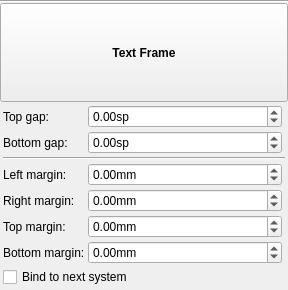
<?xml version="1.0" encoding="UTF-8"?>
<ui version="4.0">
 <class>InspectorTBox</class>
 <widget class="QWidget" name="InspectorTBox">
  <property name="geometry">
   <rect>
    <x>0</x>
    <y>0</y>
    <width>288</width>
    <height>290</height>
   </rect>
  </property>
  <property name="accessibleName">
   <string>Text Frame Inspector</string>
  </property>
  <layout class="QVBoxLayout" name="verticalLayout">
   <property name="spacing">
    <number>0</number>
   </property>
   <property name="leftMargin">
    <number>0</number>
   </property>
   <property name="topMargin">
    <number>0</number>
   </property>
   <property name="rightMargin">
    <number>0</number>
   </property>
   <property name="bottomMargin">
    <number>0</number>
   </property>
   <item>
    <widget class="QFrame" name="frame">
     <property name="frameShape">
      <enum>QFrame::HLine</enum>
     </property>
     <property name="frameShadow">
      <enum>QFrame::Sunken</enum>
     </property>
    </widget>
   </item>
   <item>
    <widget class="QToolButton" name="title">
     <property name="sizePolicy">
      <sizepolicy hsizetype="Preferred" vsizetype="Preferred">
       <horstretch>0</horstretch>
       <verstretch>0</verstretch>
      </sizepolicy>
     </property>
     <property name="font">
      <font>
       <bold>true</bold>
      </font>
     </property>
     <property name="text">
      <string>Text Frame</string>
     </property>
    </widget>
   </item>
   <item>
    <widget class="QWidget" name="panel" native="true">
     <layout class="QGridLayout" name="gridLayout">
      <property name="leftMargin">
       <number>3</number>
      </property>
      <property name="topMargin">
       <number>3</number>
      </property>
      <property name="rightMargin">
       <number>3</number>
      </property>
      <property name="bottomMargin">
       <number>3</number>
      </property>
      <property name="spacing">
       <number>3</number>
      </property>
      <item row="5" column="0">
       <widget class="QLabel" name="label_6">
        <property name="text">
         <string>Top margin:</string>
        </property>
        <property name="alignment">
         <set>Qt::AlignLeading|Qt::AlignLeft|Qt::AlignVCenter</set>
        </property>
        <property name="buddy">
         <cstring>topMargin</cstring>
        </property>
       </widget>
      </item>
      <item row="3" column="1">
       <widget class="QDoubleSpinBox" name="leftMargin">
        <property name="sizePolicy">
         <sizepolicy hsizetype="Expanding" vsizetype="Fixed">
          <horstretch>0</horstretch>
          <verstretch>0</verstretch>
         </sizepolicy>
        </property>
        <property name="accessibleName">
         <string>Left margin</string>
        </property>
        <property name="suffix">
         <string>mm</string>
        </property>
        <property name="minimum">
         <double>-10000.000000000000000</double>
        </property>
        <property name="maximum">
         <double>10000.000000000000000</double>
        </property>
       </widget>
      </item>
      <item row="1" column="2">
       <widget class="Ms::ResetButton" name="resetBottomGap" native="true">
        <property name="sizePolicy">
         <sizepolicy hsizetype="Fixed" vsizetype="Preferred">
          <horstretch>0</horstretch>
          <verstretch>0</verstretch>
         </sizepolicy>
        </property>
        <property name="accessibleName">
         <string>Reset 'Bottom gap' value</string>
        </property>
       </widget>
      </item>
      <item row="3" column="0">
       <widget class="QLabel" name="label_4">
        <property name="text">
         <string>Left margin:</string>
        </property>
        <property name="alignment">
         <set>Qt::AlignLeading|Qt::AlignLeft|Qt::AlignVCenter</set>
        </property>
        <property name="buddy">
         <cstring>leftMargin</cstring>
        </property>
       </widget>
      </item>
      <item row="6" column="2">
       <widget class="Ms::ResetButton" name="resetBottomMargin" native="true">
        <property name="sizePolicy">
         <sizepolicy hsizetype="Fixed" vsizetype="Preferred">
          <horstretch>0</horstretch>
          <verstretch>0</verstretch>
         </sizepolicy>
        </property>
        <property name="accessibleName">
         <string>Reset 'Bottom margin' value</string>
        </property>
       </widget>
      </item>
      <item row="4" column="1">
       <widget class="QDoubleSpinBox" name="rightMargin">
        <property name="sizePolicy">
         <sizepolicy hsizetype="Expanding" vsizetype="Fixed">
          <horstretch>0</horstretch>
          <verstretch>0</verstretch>
         </sizepolicy>
        </property>
        <property name="accessibleName">
         <string>Right margin</string>
        </property>
        <property name="suffix">
         <string>mm</string>
        </property>
        <property name="minimum">
         <double>-10000.000000000000000</double>
        </property>
        <property name="maximum">
         <double>10000.000000000000000</double>
        </property>
       </widget>
      </item>
      <item row="2" column="0" colspan="3">
       <widget class="Line" name="line">
        <property name="orientation">
         <enum>Qt::Horizontal</enum>
        </property>
       </widget>
      </item>
      <item row="5" column="1">
       <widget class="QDoubleSpinBox" name="topMargin">
        <property name="sizePolicy">
         <sizepolicy hsizetype="Expanding" vsizetype="Fixed">
          <horstretch>0</horstretch>
          <verstretch>0</verstretch>
         </sizepolicy>
        </property>
        <property name="accessibleName">
         <string>Top margin</string>
        </property>
        <property name="suffix">
         <string>mm</string>
        </property>
        <property name="minimum">
         <double>-10000.000000000000000</double>
        </property>
        <property name="maximum">
         <double>10000.000000000000000</double>
        </property>
       </widget>
      </item>
      <item row="6" column="1">
       <widget class="QDoubleSpinBox" name="bottomMargin">
        <property name="sizePolicy">
         <sizepolicy hsizetype="Expanding" vsizetype="Fixed">
          <horstretch>0</horstretch>
          <verstretch>0</verstretch>
         </sizepolicy>
        </property>
        <property name="accessibleName">
         <string>Bottom margin</string>
        </property>
        <property name="suffix">
         <string>mm</string>
        </property>
        <property name="minimum">
         <double>-10000.000000000000000</double>
        </property>
        <property name="maximum">
         <double>10000.000000000000000</double>
        </property>
       </widget>
      </item>
      <item row="5" column="2">
       <widget class="Ms::ResetButton" name="resetTopMargin" native="true">
        <property name="sizePolicy">
         <sizepolicy hsizetype="Fixed" vsizetype="Preferred">
          <horstretch>0</horstretch>
          <verstretch>0</verstretch>
         </sizepolicy>
        </property>
        <property name="accessibleName">
         <string>Reset 'Top margin' value</string>
        </property>
       </widget>
      </item>
      <item row="1" column="0">
       <widget class="QLabel" name="label_3">
        <property name="text">
         <string>Bottom gap:</string>
        </property>
        <property name="alignment">
         <set>Qt::AlignLeading|Qt::AlignLeft|Qt::AlignVCenter</set>
        </property>
        <property name="buddy">
         <cstring>bottomGap</cstring>
        </property>
       </widget>
      </item>
      <item row="0" column="0">
       <widget class="QLabel" name="label_2">
        <property name="text">
         <string>Top gap:</string>
        </property>
        <property name="alignment">
         <set>Qt::AlignLeading|Qt::AlignLeft|Qt::AlignVCenter</set>
        </property>
        <property name="buddy">
         <cstring>topGap</cstring>
        </property>
       </widget>
      </item>
      <item row="3" column="2">
       <widget class="Ms::ResetButton" name="resetLeftMargin" native="true">
        <property name="sizePolicy">
         <sizepolicy hsizetype="Fixed" vsizetype="Preferred">
          <horstretch>0</horstretch>
          <verstretch>0</verstretch>
         </sizepolicy>
        </property>
        <property name="accessibleName">
         <string>Reset 'Left margin' value</string>
        </property>
       </widget>
      </item>
      <item row="4" column="2">
       <widget class="Ms::ResetButton" name="resetRightMargin" native="true">
        <property name="sizePolicy">
         <sizepolicy hsizetype="Fixed" vsizetype="Preferred">
          <horstretch>0</horstretch>
          <verstretch>0</verstretch>
         </sizepolicy>
        </property>
        <property name="accessibleName">
         <string>Reset 'Right margin' value</string>
        </property>
       </widget>
      </item>
      <item row="0" column="2">
       <widget class="Ms::ResetButton" name="resetTopGap" native="true">
        <property name="sizePolicy">
         <sizepolicy hsizetype="Fixed" vsizetype="Preferred">
          <horstretch>0</horstretch>
          <verstretch>0</verstretch>
         </sizepolicy>
        </property>
        <property name="accessibleName">
         <string>Reset 'Top gap' value</string>
        </property>
       </widget>
      </item>
      <item row="1" column="1">
       <widget class="QDoubleSpinBox" name="bottomGap">
        <property name="sizePolicy">
         <sizepolicy hsizetype="Expanding" vsizetype="Fixed">
          <horstretch>0</horstretch>
          <verstretch>0</verstretch>
         </sizepolicy>
        </property>
        <property name="accessibleName">
         <string>Bottom gap</string>
        </property>
        <property name="suffix">
         <string extracomment="spatium unit">sp</string>
        </property>
        <property name="minimum">
         <double>-10000.000000000000000</double>
        </property>
        <property name="maximum">
         <double>10000.000000000000000</double>
        </property>
        <property name="singleStep">
         <double>0.500000000000000</double>
        </property>
       </widget>
      </item>
      <item row="6" column="0">
       <widget class="QLabel" name="label_7">
        <property name="text">
         <string>Bottom margin:</string>
        </property>
        <property name="alignment">
         <set>Qt::AlignLeading|Qt::AlignLeft|Qt::AlignVCenter</set>
        </property>
        <property name="buddy">
         <cstring>bottomMargin</cstring>
        </property>
       </widget>
      </item>
      <item row="4" column="0">
       <widget class="QLabel" name="label_5">
        <property name="text">
         <string>Right margin:</string>
        </property>
        <property name="alignment">
         <set>Qt::AlignLeading|Qt::AlignLeft|Qt::AlignVCenter</set>
        </property>
        <property name="buddy">
         <cstring>rightMargin</cstring>
        </property>
       </widget>
      </item>
      <item row="0" column="1">
       <widget class="QDoubleSpinBox" name="topGap">
        <property name="sizePolicy">
         <sizepolicy hsizetype="Expanding" vsizetype="Fixed">
          <horstretch>0</horstretch>
          <verstretch>0</verstretch>
         </sizepolicy>
        </property>
        <property name="whatsThis">
         <string/>
        </property>
        <property name="accessibleName">
         <string>Top gap</string>
        </property>
        <property name="suffix">
         <string extracomment="spatium unit">sp</string>
        </property>
        <property name="minimum">
         <double>-10000.000000000000000</double>
        </property>
        <property name="maximum">
         <double>10000.000000000000000</double>
        </property>
        <property name="singleStep">
         <double>0.500000000000000</double>
        </property>
       </widget>
      </item>
      <item row="7" column="0" colspan="2">
       <widget class="QCheckBox" name="bindToNextSystem">
        <property name="text">
         <string>Bind to next system</string>
        </property>
       </widget>
      </item>
      <item row="7" column="2">
       <widget class="Ms::ResetButton" name="resetBindToNextSystem" native="true"/>
      </item>
     </layout>
    </widget>
   </item>
  </layout>
 </widget>
 <customwidgets>
  <customwidget>
   <class>Ms::ResetButton</class>
   <extends>QWidget</extends>
   <header>inspector/resetButton.h</header>
   <container>1</container>
  </customwidget>
 </customwidgets>
 <tabstops>
  <tabstop>title</tabstop>
  <tabstop>topGap</tabstop>
  <tabstop>bottomGap</tabstop>
  <tabstop>leftMargin</tabstop>
  <tabstop>rightMargin</tabstop>
  <tabstop>topMargin</tabstop>
  <tabstop>bottomMargin</tabstop>
 </tabstops>
 <resources/>
 <connections/>
</ui>
